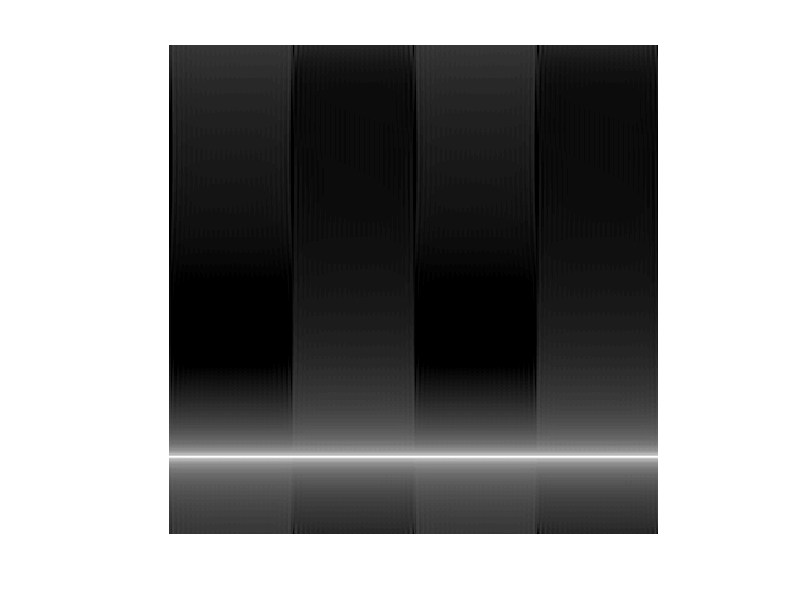

Write MATLAB code to recreate this figure. (Note: this script raises an error after producing the figure.)
CosSpectrum=repmat(cos(1:400)',[1,400]);SinSpectrum=repmat(sin(1:400)',[1,400]);
LPM=repmat([(-50:50).^2-2500,2500-(49:-1:-49).^2]*0.25*pi,[1,2]);% figure;plot(diff(LPM))
LPM=repmat(LPM,[400,1]);
SimData=CosSpectrum.*cos(LPM)-SinSpectrum.*sin(LPM);
% figure;imshow(SimData);

fftData=ifft(SimData);
% fftData(201,:)=0;
Phase = zeros(size(SimData));
Phase(:,2:end) = angle(conj(fftData(:,2:end)).*(fftData(:,1:end-1)));

% Phase(:,1)=Phase(:,2)-(Phase(:,3)-Phase(:,2));
for i=0:3
    if mod(i,2)
        Phase(:,i*100+1:i*100+100)=-Phase(:,i*100+1:i*100+100);
    end
    Phase(:,i*100+1)=Phase(:,i*100+2)-(Phase(:,i*100+3)-Phase(:,i*100+2));
    
    if i>=1
        PhaseShift=2*Phase(:,i*100)-Phase(:,i*100-1)-Phase(:,i*100+1);
        Phase(:,i*100+1:i*100+100)=repmat(PhaseShift,[1,100])+Phase(:,i*100+1:i*100+100);
    end
end

% for i=1:3
%     if mod(i,2)
%         Phase(:,i*100+1:i*100+100)=repmat(Phase(:,i*100)-Phase(:,i*100+1)+0.5*pi,[1,100])+Phase(:,i*100+1:i*100+100);
%     else
%         Phase(:,i*100+1:i*100+100)=repmat(Phase(:,i*100)+Phase(:,i*100+1)+0.5*pi,[1,100])-Phase(:,i*100+1:i*100+100);
%     end
% end

NewfftData=abs(fftData).*exp(1i*Phase);
NewData=fft(NewfftData);
% figure;imshow(abs(NewData));
fftData=fft(NewData,[],2);
fftData(:,end/2+1:end)=0;
NewData2=ifft(fftData,[],2);
figure;imshow(20*log10(abs(fft(NewData2))/100),[-50,3]);impixelinfo;

% fftData=fft(CosSpectrum,[],2);
% fftData(:,end/2+1:end)=0;
% NewData2=ifft(CosSpectrum,[],2);
% figure;imshow(20*log10(abs(fft(NewData2))/100),[-50,3]);impixelinfo;


for i=0:3
    fftData=fft(NewData(:,i*100+1:i*100+100),[],2);
    fftData(:,[1,end/2+1:end])=0;
    NewData2(:,i*100+1:i*100+100)=ifft(fftData,[],2);
end

figure;imshow(20*log10(abs(fft(NewData2))/100),[-50,3]);impixelinfo;
figure;imshow(20*log10(abs(fft(CosSpectrum))/100),[-50,3]);impixelinfo;





